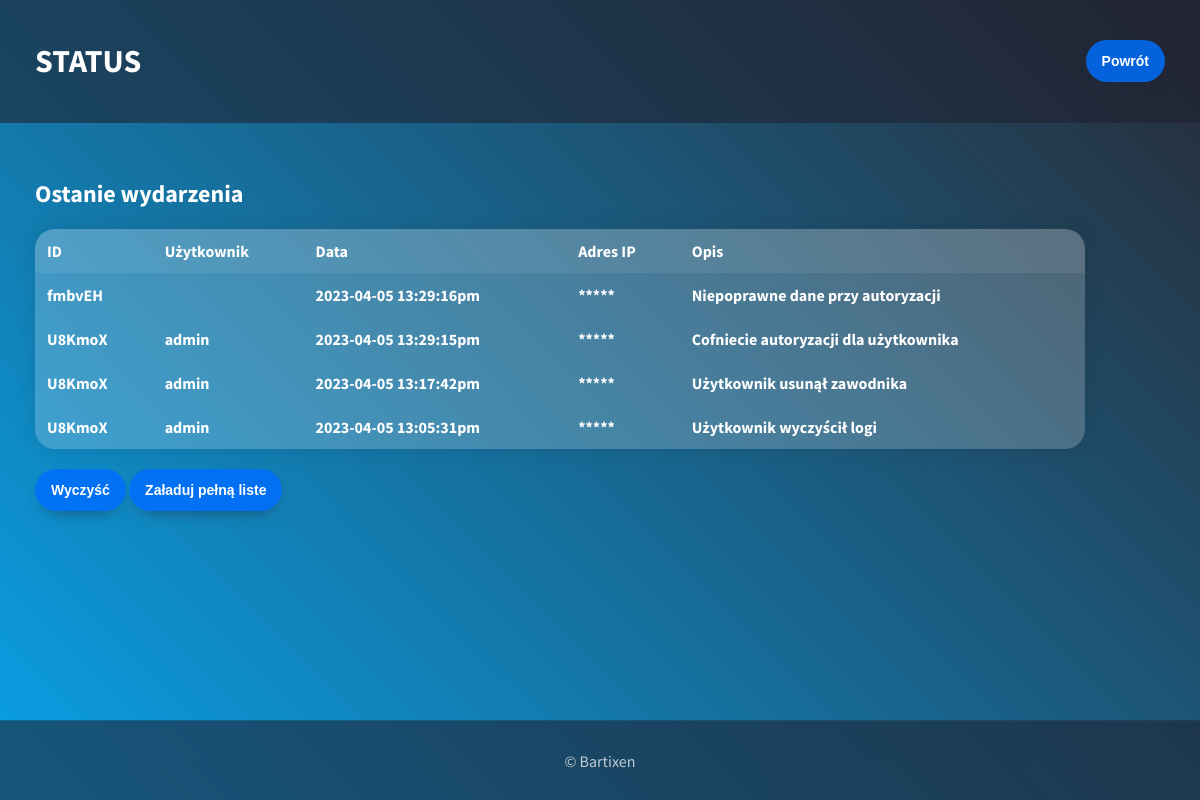
Page /authorization/status/index.php (signed in) on the committed database.
### tables this page shows
CREATE TABLE `status` (
  `id` int(100) NOT NULL,
  `id_authorization` varchar(25) NOT NULL,
  `user` varchar(150) NOT NULL,
  `date` varchar(50) NOT NULL,
  `ip` varchar(50) NOT NULL,
  `info` varchar(200) NOT NULL
);

### www/authorization/status/list.php (the view, shortened to what this page needs)
<?php
    require_once "../../connect.php";
    try {
        $connection = new mysqli($host, $db_user, $db_password, $db_name);
        $connection->query("SET NAMES 'utf8'");
        if ($connection->connect_errno!=0) {
            throw new Exception(mysqli_connect_errno());
        } else {
            if ($_SESSION['full']==true) {
                $count = '';
            } else {
                $count = 'DESC LIMIT 10';
            }
            $sql = "SELECT * FROM status ORDER BY `status`.`id` " . $count . "";
            $result = $connection->query($sql);
            if ($result->num_rows > 0) {
                echo '<table style="max-width: 1050px"><tr><th>ID</th><th>Użytkownik</th><th>Data</th><th>Adres IP</th><th>Opis</th></tr>';
                while($row = $result->fetch_assoc()) {
                    echo "<tr><th>" . $row["id_authorization"]. "</th><th>" . $row["user"]. "</th><th>" . $row["date"]. "</th><th>" . $row["ip"]. "</th><th>" . $row["info"]. "</th></tr>";
                }
                echo "</table>";
            } else {
                echo '<div type="button" class="pop-up">Brak danych</div>';
            }
        }
    } catch(Exception $e) {
        echo 'Internal error: '.$e;
    }
?>

### www/assets/style.css (style rules this page uses)
html { position: relative; }
body { background: linear-gradient(45deg, #09a1e7, #282a35); background-attachment: fixed; color: white; font-family: 'Source Sans Pro', sans-serif; margin:0; padding:0; min-height: 100vh; }
table { width: 100%; max-width: 1100px; box-shadow: 0 0 20px rgba(0, 0, 0, 0.1); overflow: hidden; border-collapse: collapse; margin-left: 25px; margin-right: 25px; border-radius: 20px; }
#list table { margin: 0; max-width: 800px; }
th, td { padding: 12px; background-color: rgba(255, 255, 255, 0.2); }
th { text-align: left; }
tr:nth-child(1) { font-size: 16px; background-color: rgba(255, 255, 255, 0.075); }

### rows in the picture
status: id_authorization "fmbvEH", date "2023-04-05 13:29:16pm", ip "*****", info "Niepoprawne dane przy autoryzacji"
status: id_authorization "U8KmoX", user "admin", date "2023-04-05 13:29:15pm", ip "*****", info "Cofniecie autoryzacji dla użytkownika"
status: id_authorization "U8KmoX", user "admin", date "2023-04-05 13:17:42pm", ip "*****", info "Użytkownik usunął zawodnika"
status: id_authorization "U8KmoX", user "admin", date "2023-04-05 13:05:31pm", ip "*****", info "Użytkownik wyczyścił logi"
